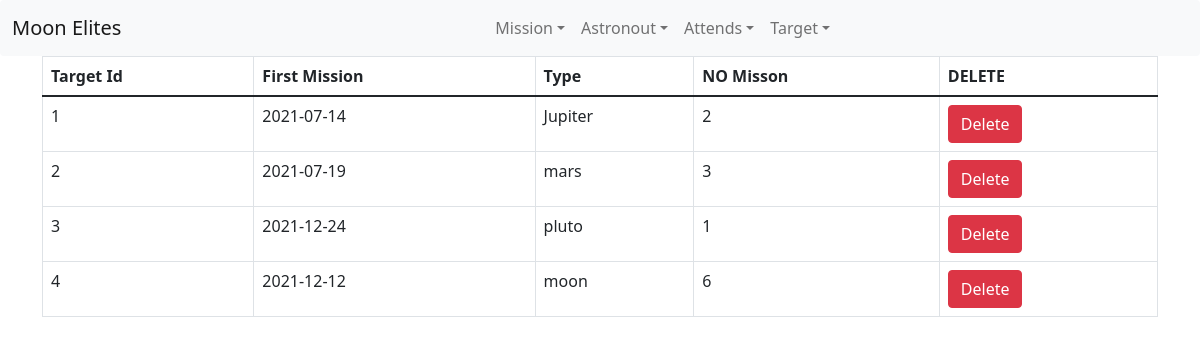
Page /view_target.php on the committed database.
### tables this page shows
CREATE TABLE `targets` (
  `target_id` int(3) NOT NULL,
  `first_mission` date DEFAULT NULL,
  `type` char(20) DEFAULT NULL,
  `no_mission` int(3) DEFAULT NULL
);

### view_target.php (the view, shortened to what this page needs)
<?php
include 'Contection.php';
$result = mysqli_query($conn, "SELECT * FROM targets");
?>
<head>
  <link href="https://cdn.jsdelivr.net/npm/bootstrap@5.1.2/dist/css/bootstrap.min.css" rel="stylesheet">
</head>
<body>
<nav class="navbar navbar-expand-lg navbar-light bg-light rounded"">
        <div class=" container-fluid">
        <div class="navbar-header">
            <a class="navbar-brand" href="index.php">Moon Elites</a>
        </div>
        <div class="collapse navbar-collapse justify-content-md-center" id="navbarsExample10">
            <ul class="navbar-nav">
                <li class="nav-item dropdown">
                    <a class="nav-link dropdown-toggle" href="#" id="dropdown10" data-bs-toggle="dropdown" aria-expanded="false">Mission</a>
                </li>
                <li class="nav-item dropdown">
                    <a class="nav-link dropdown-toggle" href="#" id="dropdown10" data-bs-toggle="dropdown" aria-expanded="false">Astronout</a>
                </li>
                <li class="nav-item dropdown">
                    <a class="nav-link dropdown-toggle" href="#" id="dropdown10" data-bs-toggle="dropdown" aria-expanded="false">Attends</a>
                </li>
                <li class="nav-item dropdown">
                    <a class="nav-link dropdown-toggle" href="#" id="dropdown10" data-bs-toggle="dropdown" aria-expanded="false">Target</a>
                </li>
            </ul>
        </div>
        </div>
    </nav>
  <div class="container">
    <table class="table table-bordered">
      <thead>
        <tr>
          <th>Target Id</th>
          <th>First Mission</th>
          <th>Type</th>
          <th>NO Misson</th>
          <th>DELETE</th>
        </tr>
      </thead>
  </div>
</body>
<?php
foreach ($result as $row) {
  print "<tr> <td>";
  echo $row['target_id'];
  print "</td> <td>";
  echo $row['first_mission'];
  print "</td> <td>";
  echo $row['type'];
  print "</td> <td>";
  echo $row['no_mission'];
  print "</td>  <td>";
  echo "<a class='btn btn-danger' href=target_del.php?id=".$row['target_id'].">Delete </a>";
}
?>

### rows in the picture
targets: target_id "1", first_mission "2021-07-14", type "Jupiter", no_mission "2"
targets: target_id "2", first_mission "2021-07-19", type "mars", no_mission "3"
targets: target_id "3", first_mission "2021-12-24", type "pluto", no_mission "1"
targets: target_id "4", first_mission "2021-12-12", type "moon", no_mission "6"
